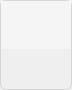
<?xml version="1.0" encoding="UTF-8"?>
<ui version="4.0">
 <class>StalledIssueChooseWidget</class>
 <widget class="QFrame" name="StalledIssueChooseWidget">
  <property name="geometry">
   <rect>
    <x>0</x>
    <y>0</y>
    <width>72</width>
    <height>90</height>
   </rect>
  </property>
  <property name="styleSheet">
   <string notr="true">#frame
{
    border-radius: 6px;
    border: 1px solid #D6D6D6;
}</string>
  </property>
  <property name="frameShape">
   <enum>QFrame::NoFrame</enum>
  </property>
  <property name="frameShadow">
   <enum>QFrame::Plain</enum>
  </property>
  <property name="lineWidth">
   <number>1</number>
  </property>
  <layout class="QVBoxLayout" name="verticalLayout">
   <property name="spacing">
    <number>0</number>
   </property>
   <property name="leftMargin">
    <number>0</number>
   </property>
   <property name="topMargin">
    <number>0</number>
   </property>
   <property name="rightMargin">
    <number>0</number>
   </property>
   <property name="bottomMargin">
    <number>0</number>
   </property>
   <item>
    <widget class="QFrame" name="frame">
     <property name="styleSheet">
      <string notr="true">#chooseTitle
{ 
    min-height: 48px;
    max-height: 48px;
    background-color: #F5F5F5;
}</string>
     </property>
     <property name="frameShape">
      <enum>QFrame::Panel</enum>
     </property>
     <property name="frameShadow">
      <enum>QFrame::Plain</enum>
     </property>
     <layout class="QVBoxLayout" name="verticalLayout_2">
      <property name="spacing">
       <number>0</number>
      </property>
      <property name="leftMargin">
       <number>0</number>
      </property>
      <property name="topMargin">
       <number>0</number>
      </property>
      <property name="rightMargin">
       <number>0</number>
      </property>
      <property name="bottomMargin">
       <number>0</number>
      </property>
      <item>
       <widget class="StalledIssueChooseTitle" name="chooseTitle" native="true">
        <property name="sizePolicy">
         <sizepolicy hsizetype="Expanding" vsizetype="Fixed">
          <horstretch>0</horstretch>
          <verstretch>0</verstretch>
         </sizepolicy>
        </property>
        <property name="minimumSize">
         <size>
          <width>0</width>
          <height>48</height>
         </size>
        </property>
        <property name="maximumSize">
         <size>
          <width>16777215</width>
          <height>48</height>
         </size>
        </property>
        <property name="styleSheet">
         <string notr="true"/>
        </property>
       </widget>
      </item>
      <item>
       <widget class="QWidget" name="fileNameContainer" native="true">
        <property name="styleSheet">
         <string notr="true">#fileNameText
{
    font-family: Lato Bold;
    font-size: 13px;
    line-height: 16px;
    color: #333333;
}

#fileSize
{
    font-family: Lato;
    font-size: 13px;
    line-height: 16px;
    color: #333333;
}</string>
        </property>
        <layout class="QHBoxLayout" name="horizontalLayout_2" stretch="0,0,0,1">
         <property name="spacing">
          <number>6</number>
         </property>
         <property name="leftMargin">
          <number>4</number>
         </property>
         <property name="rightMargin">
          <number>9</number>
         </property>
         <property name="bottomMargin">
          <number>0</number>
         </property>
         <item alignment="Qt::AlignLeft">
          <widget class="QLabel" name="fileTypeIcon">
           <property name="sizePolicy">
            <sizepolicy hsizetype="Fixed" vsizetype="Fixed">
             <horstretch>0</horstretch>
             <verstretch>0</verstretch>
            </sizepolicy>
           </property>
           <property name="minimumSize">
            <size>
             <width>24</width>
             <height>24</height>
            </size>
           </property>
           <property name="maximumSize">
            <size>
             <width>24</width>
             <height>24</height>
            </size>
           </property>
           <property name="text">
            <string/>
           </property>
          </widget>
         </item>
         <item alignment="Qt::AlignLeft">
          <widget class="QLabel" name="fileNameText">
           <property name="sizePolicy">
            <sizepolicy hsizetype="Preferred" vsizetype="Preferred">
             <horstretch>0</horstretch>
             <verstretch>0</verstretch>
            </sizepolicy>
           </property>
           <property name="maximumSize">
            <size>
             <width>16777215</width>
             <height>16777215</height>
            </size>
           </property>
           <property name="font">
            <font>
             <family>Lato 13</family>
             <pointsize>-1</pointsize>
             <bold>true</bold>
            </font>
           </property>
           <property name="text">
            <string/>
           </property>
          </widget>
         </item>
         <item alignment="Qt::AlignLeft">
          <widget class="QLabel" name="fileSize">
           <property name="text">
            <string/>
           </property>
          </widget>
         </item>
         <item>
          <spacer name="horizontalSpacer_2">
           <property name="orientation">
            <enum>Qt::Horizontal</enum>
           </property>
           <property name="sizeType">
            <enum>QSizePolicy::Expanding</enum>
           </property>
           <property name="sizeHint" stdset="0">
            <size>
             <width>0</width>
             <height>0</height>
            </size>
           </property>
          </spacer>
         </item>
        </layout>
       </widget>
      </item>
      <item>
       <widget class="QWidget" name="pathContainer" native="true">
        <layout class="QHBoxLayout" name="horizontalLayout">
         <property name="leftMargin">
          <number>4</number>
         </property>
         <property name="topMargin">
          <number>0</number>
         </property>
         <property name="rightMargin">
          <number>10</number>
         </property>
         <property name="bottomMargin">
          <number>0</number>
         </property>
         <item>
          <widget class="StalledIssueFilePath" name="path" native="true"/>
         </item>
        </layout>
       </widget>
      </item>
     </layout>
    </widget>
   </item>
  </layout>
 </widget>
 <customwidgets>
  <customwidget>
   <class>StalledIssueFilePath</class>
   <extends>QWidget</extends>
   <header>StalledIssueFilePath.h</header>
   <container>1</container>
  </customwidget>
  <customwidget>
   <class>StalledIssueChooseTitle</class>
   <extends>QWidget</extends>
   <header>StalledIssueChooseTitle.h</header>
   <container>1</container>
  </customwidget>
 </customwidgets>
 <resources/>
 <connections/>
</ui>
